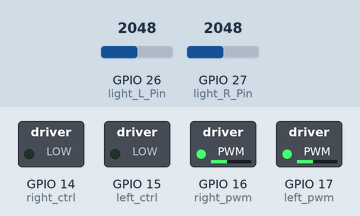
A sketch run on a simulated ESP32. Shown: switched loads named in the sketch (green lamp = pin HIGH). The test bench sets the inputs (shaded band); at power-on: GPIO 26 (light_L_Pin) = 2048, GPIO 27 (light_R_Pin) = 2048. What the sketch prints to the serial monitor is not drawn.

Above: at 1.9 s.
2.0 s: GPIO 26 (light_L_Pin) set to 760
3.5 s: GPIO 26 (light_L_Pin) set to 634
At 3.8 s:
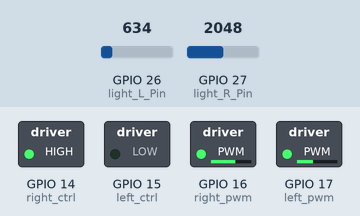
5.0 s: GPIO 27 (light_R_Pin) set to 740
6.5 s: GPIO 27 (light_R_Pin) set to 658
At 7.2 s:
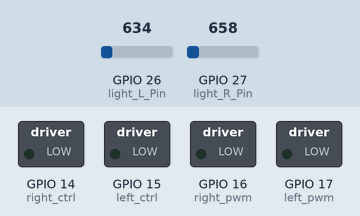
8.0 s: GPIO 26 (light_L_Pin) set to 740
At 8.4 s:
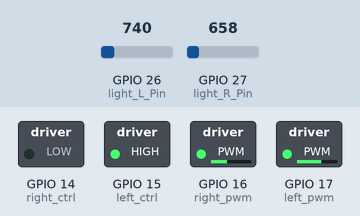
9.5 s: GPIO 26 (light_L_Pin) set to 660
At 10.7 s:
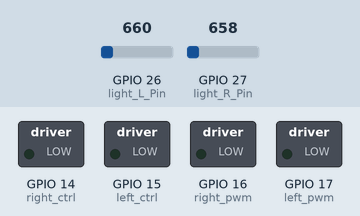
Timing chart, 0 to 12.0 s (numbered marks = the images above; inputs shaded):
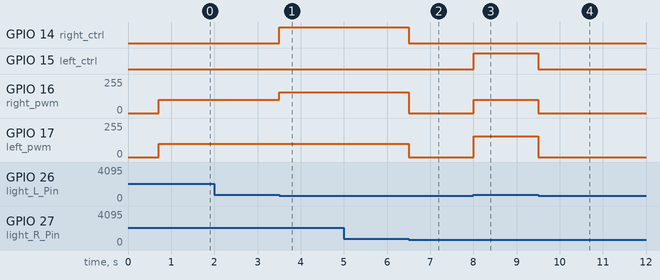

The sketch:

Project_09.2_Light_Following_Car.ino
```cpp
//*************************************************************************************
/*
  Project 09.2: Light Following Car
*/
// Motors
const int left_ctrl = 15; // Define left motor direction control pin GPIO15
const int left_pwm = 17;  // Define left motor speed control pin GPIO17
const int right_ctrl = 14; // Define right motor direction control pin GPIO14
const int right_pwm = 16; // Define right motor speed control pin GPIO16

// Left and Right Photosensitive Sensors
#define light_L_Pin  26   // Define left photosensitive sensor pin GPIO26
#define light_R_Pin  27   // Define right photosensitive sensor pin GPIO27
int left_light;
int right_light;

// Servo
const int servopin = 9; // Define servo pin at GPIO9
int myangle;
int pulsewidth;

void setup(){
  Serial.begin(115200); // Set baud rate to 115200
  pinMode(light_L_Pin, INPUT); // Set left photosensitive sensor pin as input
  pinMode(light_R_Pin, INPUT); // Set right photosensitive sensor pin as input

  pinMode(left_ctrl, OUTPUT); // Set left motor direction control pin as output
  pinMode(left_pwm, OUTPUT);  // Set left motor PWM speed control pin as output
  pinMode(right_ctrl, OUTPUT); // Set right motor direction control pin as output
  pinMode(right_pwm, OUTPUT);  // Set right motor PWM speed control pin as output

  servopulse(servopin, 90); // Set initial servo angle to 90 degrees
  delay(300);
}

void loop(){
  left_light = analogRead(light_L_Pin); // Read left photosensitive sensor value
  right_light = analogRead(light_R_Pin); // Read right photosensitive sensor value
  Serial.print("left_light_value = ");
  Serial.println(left_light);
  Serial.print("right_light_value = ");
  Serial.println(right_light);
  if (left_light > 700 && right_light > 700) // Range values detected by left and right photosensitive sensors
  {
    Car_front(); // Car moves forward
  }
  else if (left_light > 700 && right_light <= 700)  // Range values detected by left and right photosensitive sensors
  {
    Car_left(); // Car turns left
  }
  else if (left_light <= 700 && right_light > 700) // Range values detected by left and right photosensitive sensors
  {
    Car_right(); // Car turns right
  }
  else  // For all other cases
  {
    Car_Stop(); // Car stops
  }
}

void servopulse(int servopin, int myangle) // Servo angle control function
{
  for (int i = 0; i < 20; i++)
  {
    pulsewidth = (myangle * 11) + 500;
    digitalWrite(servopin, HIGH);
    delayMicroseconds(pulsewidth);
    digitalWrite(servopin, LOW);
    delay(20 - pulsewidth / 1000);
  }
}

void Car_front()
{
  digitalWrite(left_ctrl, LOW);  // Left motor direction control pin low
  analogWrite(left_pwm, 100);    // Left motor PWM speed 100
  digitalWrite(right_ctrl, LOW); // Right motor direction control pin low
  analogWrite(right_pwm, 100);   // Right motor PWM speed 100
}

void Car_left()
{
  digitalWrite(left_ctrl, HIGH); // Left motor direction control pin high
  analogWrite(left_pwm, 155);    // Left motor PWM speed 155
  digitalWrite(right_ctrl, LOW); // Right motor direction control pin low
  analogWrite(right_pwm, 100);   // Right motor PWM speed 100
}

void Car_right()
{
  digitalWrite(left_ctrl, LOW);  // Left motor direction control pin low
  analogWrite(left_pwm, 100);    // Left motor PWM speed 100
  digitalWrite(right_ctrl, HIGH); // Right motor direction control pin high
  analogWrite(right_pwm, 155);   // Right motor PWM speed 155
}

void Car_Stop()
{
  digitalWrite(left_ctrl, LOW); // Left motor direction control pin low
  analogWrite(left_pwm, 0);     // Left motor PWM speed 0
  digitalWrite(right_ctrl, LOW); // Right motor direction control pin low
  analogWrite(right_pwm, 0);    // Right motor PWM speed 0
}
//*************************************************************************************
```

Measured:
- the behaviour switches between 701 and 700 on GPIO 26 (light_L_Pin) (found by bisection; images 0 and 1)
- the behaviour switches between 701 and 700 on GPIO 27 (light_R_Pin) (found by bisection; images 1 and 2)
- after the input at 3.5 s, GPIO 14 (right_ctrl): LOW → HIGH at once; GPIO 16 (right_pwm): 100/255 → 155/255 at once
- after the input at 6.5 s, GPIO 14 (right_ctrl): HIGH → LOW at once; GPIO 16 (right_pwm): 155/255 → 0/255 at once; GPIO 17 (left_pwm): 100/255 → 0/255 at once
- after the input at 8.0 s, GPIO 15 (left_ctrl): LOW → HIGH at once; GPIO 16 (right_pwm): 0/255 → 100/255 at once; GPIO 17 (left_pwm): 0/255 → 155/255 at once
- after the input at 9.5 s, GPIO 15 (left_ctrl): HIGH → LOW at once; GPIO 16 (right_pwm): 100/255 → 0/255 at once; GPIO 17 (left_pwm): 155/255 → 0/255 at once
